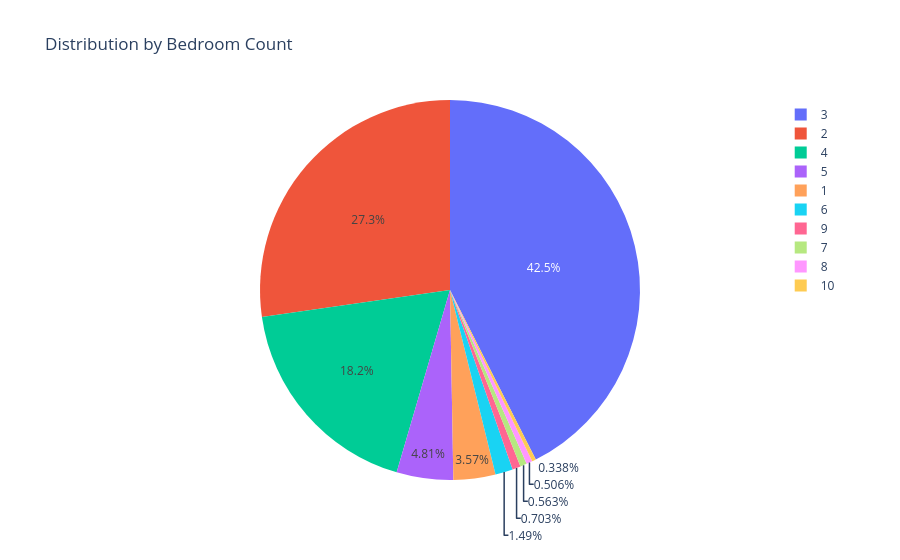

This figure's notebook cell:
### Code cell
# Pie chart: distribution of listings by bedroom count
fig = px.pie(df, names='bedRoom', title='Distribution by Bedroom Count')

# Show the plot
fig.show()

### Figure 1 — Plotly figure (JSON) as saved in the notebook; plotly's stock layout.template omitted (floating-point values rounded to 4 significant figures; data arrays with more than 128 entries replaced by an {"elided": "..."} marker saying what was removed)
{"data": [{"domain": {"x": [0, 1], "y": [0, 1]}, "hovertemplate": "bedRoom=%{label}<extra></extra>", "labels": {"elided": "3554 float values"}, "legendgroup": "", "name": "", "showlegend": true, "type": "pie"}], "layout": {"legend": {"tracegroupgap": 0}, "title": {"text": "Distribution by Bedroom Count"}}}
